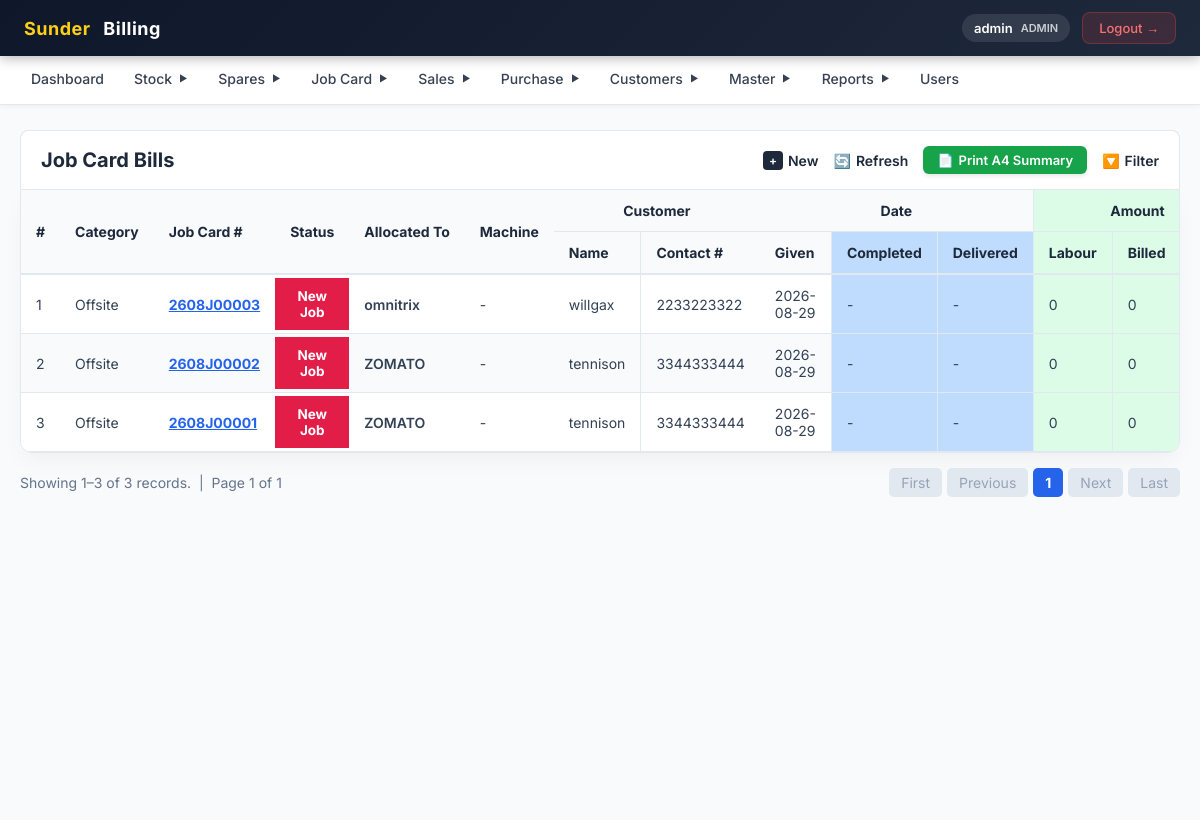
Screenshot of /jobcard/list.php (signed in) with the database file from the repository.
### tables this page shows
CREATE TABLE `jobcard` (
  `id` bigint NOT NULL AUTO_INCREMENT,
  `createdBy` varchar(255) DEFAULT NULL,
  `createdOn` datetime(6) DEFAULT NULL,
  `modifiedBy` varchar(255) DEFAULT NULL,
  `modifiedOn` datetime(6) DEFAULT NULL,
  `actualAmountSum` float NOT NULL,
  `cardNo` varchar(255) DEFAULT NULL,
  `completed` bit(1) NOT NULL,
  `completedDate` date DEFAULT NULL,
  `delivered` bit(1) NOT NULL,
  `deliveryDate` date DEFAULT NULL,
  `givenDate` date DEFAULT NULL,
  `jobCategory` varchar(255) DEFAULT NULL,
  `jobStatus` varchar(255) DEFAULT NULL,
  `laborCharge` float NOT NULL,
  `quoteAmountSum` float NOT NULL,
  `receivedAmountSum` float NOT NULL,
  `customer` bigint DEFAULT NULL,
  `employee` bigint DEFAULT NULL,
  PRIMARY KEY (`id`),
  KEY `FKr7qhnw1v6mamxow90egb5fvkb` (`customer`),
  KEY `FK5gaox2htdx5dlyfbmj34ysot1` (`employee`),
  CONSTRAINT `FK5gaox2htdx5dlyfbmj34ysot1` FOREIGN KEY (`employee`) REFERENCES `employee` (`id`),
  CONSTRAINT `FKr7qhnw1v6mamxow90egb5fvkb` FOREIGN KEY (`customer`) REFERENCES `customer` (`id`)
);

CREATE TABLE `employee` (
  `id` bigint NOT NULL AUTO_INCREMENT,
  `createdBy` varchar(255) DEFAULT NULL,
  `createdOn` datetime(6) DEFAULT NULL,
  `modifiedBy` varchar(255) DEFAULT NULL,
  `modifiedOn` datetime(6) DEFAULT NULL,
  `active` bit(1) NOT NULL,
  `city` varchar(255) DEFAULT NULL,
  `designation` varchar(255) DEFAULT NULL,
  `dob` date DEFAULT NULL,
  `empId` varchar(255) DEFAULT NULL,
  `employmentType` varchar(255) DEFAULT NULL,
  `exitDate` date DEFAULT NULL,
  `gender` varchar(255) DEFAULT NULL,
  `joinedDate` date DEFAULT NULL,
  `line1` varchar(255) DEFAULT NULL,
  `line2` varchar(255) DEFAULT NULL,
  `name` varchar(255) DEFAULT NULL,
  `phoneNo1` varchar(255) DEFAULT NULL,
  `phoneNo2` varchar(255) DEFAULT NULL,
  `zipCode` varchar(255) DEFAULT NULL,
  `credential` bigint DEFAULT NULL,
  `aadhaarNo` varchar(255) DEFAULT NULL,
  `aadharCardPhoto` varchar(255) DEFAULT NULL,
  `drivingLicence` varchar(255) DEFAULT NULL,
  `drivingLicencePhoto` varchar(255) DEFAULT NULL,
  `profilePhoto` varchar(255) DEFAULT NULL,
  PRIMARY KEY (`id`),
  UNIQUE KEY `UK_1yxxakvyi7blmiydsg8415xwd` (`credential`),
  CONSTRAINT `FK1c7h2omesuyjmly5k29regua` FOREIGN KEY (`credential`) REFERENCES `credential` (`id`)
);

CREATE TABLE `customer` (
  `id` bigint NOT NULL AUTO_INCREMENT,
  `active` bit(1) NOT NULL,
  `customerId` varchar(255) DEFAULT NULL,
  `emailId` varchar(255) DEFAULT NULL,
  `name` varchar(255) DEFAULT NULL,
  `phoneNo1` varchar(255) DEFAULT NULL,
  `phoneNo2` varchar(255) DEFAULT NULL,
  `whatsAppNo` varchar(255) DEFAULT NULL,
  `address` bigint DEFAULT NULL,
  PRIMARY KEY (`id`),
  UNIQUE KEY `UK_f4ujgq5ch50wl6lx48iu6wcvv` (`address`),
  CONSTRAINT `FKfn5r4mug085lanufp9msc1q6n` FOREIGN KEY (`address`) REFERENCES `address` (`id`)
);

### jobcard/list.php (the view, shortened to what this page needs)
<?php
require_once("../config/db.php");
include("../includes/header.php");
$limit = 10;
$page = isset($_GET['page']) ? max(1, (int)$_GET['page']) : 1;
$offset = ($page - 1) * $limit;
$where = "WHERE 1=1";
$countQuery = "
    SELECT COUNT(DISTINCT j.id) AS total
    FROM jobcard j
    LEFT JOIN customer c ON j.customer = c.id
    LEFT JOIN jobcarditems ji ON j.id = ji.jobCard
    LEFT JOIN machine m ON ji.machine = m.id
    $where
";
$countResult = mysqli_query($conn, $countQuery);
$totalRows = (int)mysqli_fetch_assoc($countResult)['total'];
$totalPages = $totalRows > 0 ? ceil($totalRows / $limit) : 1;
$query = "
    SELECT
        j.id,
        j.cardNo,
        j.jobStatus,
        j.givenDate,
        j.completed,
        j.completedDate,
        j.delivered,
        j.deliveryDate,
        j.laborCharge,
        j.actualAmountSum,
        j.receivedAmountSum,
        j.modifiedOn,
        c.name AS customerName,
        c.phoneNo1,
        emp.name AS allocatedTo,
        MAX(m.machineName) AS machineName
    FROM jobcard j
    LEFT JOIN customer c ON j.customer = c.id
    LEFT JOIN employee emp ON j.employee = emp.id
    LEFT JOIN jobcarditems ji ON j.id = ji.jobCard
    LEFT JOIN machine m ON ji.machine = m.id
    $where
    GROUP BY j.id, j.cardNo, j.jobStatus, j.givenDate, j.completed, j.completedDate, j.delivered, j.deliveryDate, j.laborCharge, j.actualAmountSum, j.receivedAmountSum, j.modifiedOn, c.name, c.phoneNo1, emp.name
    ORDER BY j.id DESC
    LIMIT $limit OFFSET $offset
";
$result = mysqli_query($conn, $query);
?>
<div style="padding: 20px; background: #f8fafc; min-height: calc(100vh - 110px);">
    <div style="background: #ffffff; display: flex; align-items: center; justify-content: space-between; border-radius: 8px 8px 0 0; padding: 15px 20px; border: 1px solid #e2e8f0; border-bottom: none;">
        <div style="color: #1e293b; font-weight: 700; font-size: 20px;">Job Card Bills</div>
        <div style="display: flex; gap: 15px; align-items: center;">
            <a href="create.php" style="color: #1e293b; text-decoration: none; font-weight: 600; font-size: 14px; display: flex; align-items: center; gap: 5px;">
                <span style="background: #1e293b; color: #fff; padding: 2px 6px; border-radius: 4px; font-size: 12px;">+</span> New
            </a>
            <a href="javascript:void(0)" onclick="location.reload()" style="color: #1e293b; text-decoration: none; font-weight: 600; font-size: 14px; display: flex; align-items: center; gap: 5px;">
                <span>🔄</span> Refresh
            </a>
            <a href="print_summary.php?<?= http_build_query($_GET) ?>" target="_blank" style="background: #16a34a; color: #ffffff; text-decoration: none; font-weight: 600; font-size: 13px; padding: 6px 14px; border-radius: 6px; display: flex; align-items: center; gap: 5px; box-shadow: 0 2px 4px rgba(0,0,0,0.1);">
                <span>📄</span> Print A4 Summary
            </a>
            <a href="javascript:void(0)" onclick="document.getElementById('jobcardFilter').style.display = document.getElementById('jobcardFilter').style.display === 'none' ? 'block' : 'none'" style="color: #1e293b; text-decoration: none; font-weight: 600; font-size: 14px; display: flex; align-items: center; gap: 5px;">
                <span>🔽</span> Filter
            </a>
        </div>
    </div>
    <div style="background: #fff; border-radius: 0 0 12px 12px; box-shadow: 0 10px 25px -5px rgba(0, 0, 0, 0.05); padding: 0; border: 1px solid #e2e8f0; overflow: hidden; overflow-x: auto;">
        <table style="width: 100%; border-collapse: collapse; text-align: left; min-width: 1000px;">
            <thead>
                <tr style="background: #f8fafc;">
                    <th rowspan="2" style="padding: 12px 15px; border-bottom: 2px solid #e2e8f0; font-size: 14px; color: #1e293b;">#</th>
                    <th rowspan="2" style="padding: 12px 15px; border-bottom: 2px solid #e2e8f0; font-size: 14px; color: #1e293b;">Category</th>
                    <th rowspan="2" style="padding: 12px 15px; border-bottom: 2px solid #e2e8f0; font-size: 14px; color: #1e293b;">Job Card #</th>
                    <th rowspan="2" style="padding: 12px 15px; border-bottom: 2px solid #e2e8f0; font-size: 14px; color: #1e293b;">Status</th>
                    <th rowspan="2" style="padding: 12px 15px; border-bottom: 2px solid #e2e8f0; font-size: 14px; color: #1e293b;">Allocated To</th>
                    <th rowspan="2" style="padding: 12px 15px; border-bottom: 2px solid #e2e8f0; font-size: 14px; color: #1e293b;">Machine</th>
                    <th colspan="2" style="text-align: center; padding: 12px 15px; border-bottom: 1px solid #e2e8f0; font-size: 14px; color: #1e293b;">Customer</th>
                    <th colspan="3" style="text-align: center; padding: 12px 15px; border-bottom: 1px solid #e2e8f0; font-size: 14px; color: #1e293b;">Date</th>
                    <th colspan="3" style="text-align: center; padding: 12px 15px; border-bottom: 1px solid #e2e8f0; font-size: 14px; color: #1e293b; background: #dcfce7; border-left: 1px solid #e2e8f0;">Amount</th>
                </tr>
                <tr style="background: #f8fafc;">
                    <th style="padding: 12px 15px; border-bottom: 2px solid #e2e8f0; font-size: 14px; color: #1e293b; border-right: 1px solid #e2e8f0;">Name</th>
                    <th style="padding: 12px 15px; border-bottom: 2px solid #e2e8f0; font-size: 14px; color: #1e293b;">Contact #</th>
                    <th style="padding: 12px 15px; border-bottom: 2px solid #e2e8f0; font-size: 14px; color: #1e293b; border-right: 1px solid #e2e8f0;">Given</th>
                    <th style="padding: 12px 15px; border-bottom: 2px solid #e2e8f0; font-size: 14px; color: #1e293b; background: #bfdbfe; border-right: 1px solid #e2e8f0;">Completed</th>
                    <th style="padding: 12px 15px; border-bottom: 2px solid #e2e8f0; font-size: 14px; color: #1e293b; background: #bfdbfe;">Delivered</th>
                    <th style="padding: 12px 15px; border-bottom: 2px solid #e2e8f0; font-size: 14px; color: #1e293b; background: #dcfce7; border-left: 1px solid #e2e8f0; border-right: 1px solid #e2e8f0;">Labour</th>
                    <th style="padding: 12px 15px; border-bottom: 2px solid #e2e8f0; font-size: 14px; color: #1e293b; background: #dcfce7; border-right: 1px solid #e2e8f0;">Billed</th>
                </tr>
            </thead>
            <tbody>
                <?php
                if ($totalRows > 0):
                    $counter = $offset + 1;
                    while($row = mysqli_fetch_assoc($result)):
                        $rowBg = ($counter % 2 == 0) ? '#f8fafc' : '#ffffff';
                        $cleanCardNo = str_replace(['/', ' '], '', $row['cardNo'] ?? '');
                        $givenDate = (!empty($row['givenDate']) && $row['givenDate'] !== '0000-00-00') ? htmlspecialchars($row['givenDate']) : '-';
                        $completedRaw = $row['completedDate'] ?? '';
                        $completed = (!empty($completedRaw) && $completedRaw !== '0000-00-00') ? htmlspecialchars($completedRaw) : '-';
                        $deliveredRaw = $row['deliveryDate'] ?? '';
                        $delivered = (!empty($deliveredRaw) && $deliveredRaw !== '0000-00-00') ? htmlspecialchars($deliveredRaw) : '-';
                        $labor = number_format(round((float)$row['laborCharge']));
                        $billed = number_format(round((float)$row['actualAmountSum']));
                        $rawSt = $row['jobStatus'] ?? 'New';
                        $statusBg = '#e11d48';
                        $statusDisplay = 'New<br>Job';
                        if ($rawSt === 'New' || $rawSt === 'New Job') {
                            $statusBg = '#e11d48';
                            $statusDisplay = 'New<br>Job';
                        } elseif ($rawSt === 'In Progress' || $rawSt === 'Job Progress') {
                            $statusBg = '#6b21a8';
                            $statusDisplay = 'Job<br>Progress';
                        } elseif ($rawSt === 'Completed' || $rawSt === 'Job Completed') {
                            $statusBg = '#00b4d8';
                            $statusDisplay = 'Job<br>Completed';
                        } elseif ($rawSt === 'Delivered' || $rawSt === 'Job Delivered') {
                            $statusBg = '#38a169';
                            $statusDisplay = 'Job<br>Delivered';
                        } elseif ($rawSt === 'Cancelled') {
                            $statusBg = '#64748b';
                            $statusDisplay = 'Cancelled';
                        } else {
                            $statusDisplay = htmlspecialchars($rawSt);
                        }
                ?>
                <tr style="background: <?= $rowBg ?>; border-bottom: 1px solid #e2e8f0; transition: 0.2s;">
                    <td style="padding: 12px 15px; font-size: 14px; color: #334155;"><?= $counter++ ?></td>
                    <td style="padding: 12px 15px; font-size: 14px; color: #334155;">Offsite</td>
                    <td style="padding: 12px 15px; font-size: 14px;">
                        <a href="edit.php?id=<?= $row['id'] ?>" style="color: #2563eb; text-decoration: underline; font-weight: 700;"><?= htmlspecialchars($cleanCardNo) ?></a>
                    </td>
                    <td style="padding: 0; font-size: 13.5px; text-align: center; vertical-align: middle;">
                        <div style="background: <?= $statusBg ?>; color: #ffffff; padding: 10px 6px; height: 100%; min-height: 52px; display: flex; align-items: center; justify-content: center; font-weight: 700; line-height: 1.2; box-sizing: border-box;">
                            <?= $statusDisplay ?>
                        </div>
                    </td>
                    <td style="padding: 12px 15px; font-size: 14px; color: #334155; font-weight: 600;"><?= htmlspecialchars($row['allocatedTo'] ?? '-') ?></td>
                    <td style="padding: 12px 15px; font-size: 14px; color: #334155;"><?= htmlspecialchars($row['machineName'] ?? '-') ?></td>
                    <td style="padding: 12px 15px; font-size: 14px; color: #334155; border-right: 1px solid #e2e8f0;"><?= htmlspecialchars($row['customerName'] ?? '-') ?></td>
                    <td style="padding: 12px 15px; font-size: 14px; color: #334155;"><?= htmlspecialchars($row['phoneNo1'] ?? '-') ?></td>
                    <td style="padding: 12px 15px; font-size: 14px; color: #334155; border-right: 1px solid #e2e8f0;"><?= $givenDate ?></td>
                    <td style="padding: 12px 15px; font-size: 14px; color: #334155; background: #bfdbfe; border-right: 1px solid #e2e8f0;"><?= $completed ?></td>
                    <td style="padding: 12px 15px; font-size: 14px; color: #334155; background: #bfdbfe;"><?= $delivered ?></td>
                    <td style="padding: 12px 15px; font-size: 14px; color: #334155; background: #dcfce7; border-left: 1px solid #e2e8f0; border-right: 1px solid #e2e8f0;"><?= $labor ?></td>
                    <td style="padding: 12px 15px; font-size: 14px; color: #334155; background: #dcfce7; border-right: 1px solid #e2e8f0;"><?= $billed ?></td>
                </tr>
                <?php endwhile; ?>
                <?php endif; ?>
            </tbody>
        </table>
    </div>
    <div style="display:flex; justify-content:space-between; align-items:center; margin-top:15px; font-size:14px; color:#64748b;">
        <div>
            <?php
            $startRecord = $totalRows > 0 ? $offset + 1 : 0;
            $endRecord = min($offset + $limit, $totalRows);
            ?>
            Showing <?= $startRecord ?>–<?= $endRecord ?> of <?= $totalRows ?> records. &nbsp;|&nbsp; Page <?= $page ?> of <?= $totalPages ?>
        </div>
        <div style="display:flex; gap:5px; align-items:center;">
            <?php if ($page <= 1): ?>
                <span style="padding:6px 12px; background:#e2e8f0; border-radius:5px; color:#94a3b8; cursor:not-allowed;">First</span>
                <span style="padding:6px 12px; background:#e2e8f0; border-radius:5px; color:#94a3b8; cursor:not-allowed;">Previous</span>
            <?php endif; ?>
            <a style="padding:6px 12px; background:#2563eb; color:#fff; border-radius:5px; text-decoration:none; font-weight:bold;"><?= $page ?></a>
            <?php if ($page >= $totalPages): ?>
                <span style="padding:6px 12px; background:#e2e8f0; border-radius:5px; color:#94a3b8; cursor:not-allowed;">Next</span>
                <span style="padding:6px 12px; background:#e2e8f0; border-radius:5px; color:#94a3b8; cursor:not-allowed;">Last</span>
            <?php endif; ?>
        </div>
    </div>
</div>
<?php include("../includes/footer.php"); ?>

### rows the page displays
jobcard: cardNo "2608J00003", jobStatus "New", employee.name "omnitrix", machineName "-", customer.name "willgax", customer.phoneNo1 "2233223322", givenDate "2026-08-29", completed "-", delivered "-", laborCharge "0", actualAmountSum "0"
jobcard: cardNo "2608J00002", jobStatus "New", employee.name "ZOMATO", machineName "-", customer.name "tennison", customer.phoneNo1 "3344333444", givenDate "2026-08-29", completed "-", delivered "-", laborCharge "0", actualAmountSum "0"
jobcard: cardNo "2608J00001", jobStatus "New", employee.name "ZOMATO", machineName "-", customer.name "tennison", customer.phoneNo1 "3344333444", givenDate "2026-08-29", completed "-", delivered "-", laborCharge "0", actualAmountSum "0"

### other values shown
$_SESSION['username'] "admin"
$_SESSION['role'] "ADMIN"
$startRecord "1"
$endRecord "3"
$totalRows "3"
$page "1"
$totalPages "1"
